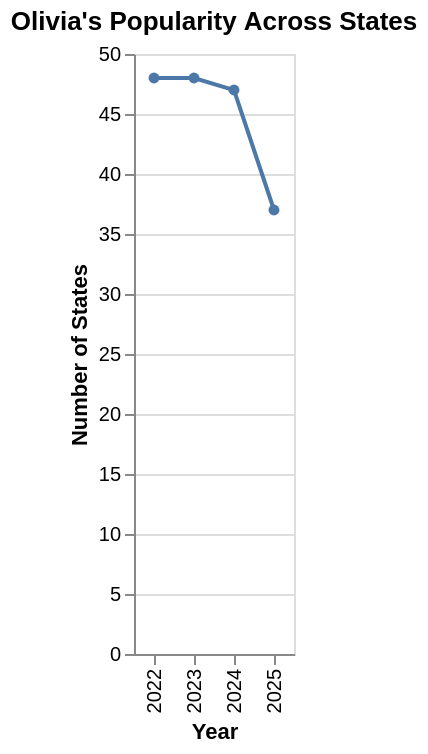

Write notebook code for a chart like this one.
### Code cell
#checking the olivia name through the year
olivia = baby_names[baby_names["name"] == "Olivia"]

olivia_count = (
    olivia.groupby("year")["State"]
    .nunique()
    .reset_index(name="states")
)

chart = alt.Chart(olivia_count).mark_line(point=True).encode(
    x=alt.X("year:O", title="Year"),
    y=alt.Y("states:Q", title="Number of States"),
    tooltip=["year", "states"]
).properties(
    title="Olivia's Popularity Across States"
)

chart

### Figure 1 — Vega-Lite specification as saved in the notebook (floating-point values rounded to 4 significant figures)
{"config": {"view": {"continuousWidth": 300, "continuousHeight": 300}}, "data": {"name": "data-5c980798ceaefef6b1219ec3693eaa4a"}, "mark": {"type": "line", "point": true}, "encoding": {"tooltip": [{"field": "year", "type": "quantitative"}, {"field": "states", "type": "quantitative"}], "x": {"field": "year", "title": "Year", "type": "ordinal"}, "y": {"field": "states", "title": "Number of States", "type": "quantitative"}}, "title": "Olivia's Popularity Across States", "$schema": "https://vega.github.io/schema/vega-lite/v6.4.1.json", "datasets": {"data-5c980798ceaefef6b1219ec3693eaa4a": [{"year": 2022, "states": 48}, {"year": 2023, "states": 48}, {"year": 2024, "states": 47}, {"year": 2025, "states": 37}]}}
